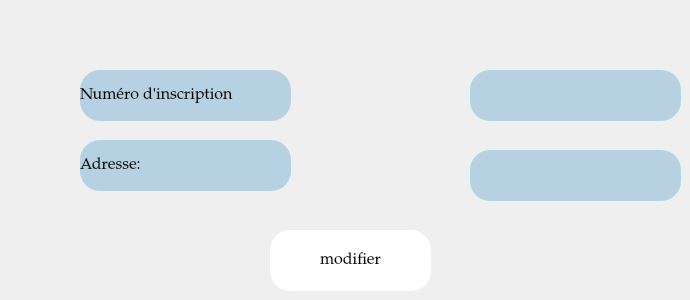
      <widget class="QWidget" name="modifier_adresse">
       <widget class="QLineEdit" name="adresse1">
        <property name="geometry">
         <rect>
          <x>470</x>
          <y>150</y>
          <width>211</width>
          <height>51</height>
         </rect>
        </property>
        <property name="font">
         <font>
          <family>Palatino Linotype</family>
          <pointsize>12</pointsize>
          <weight>50</weight>
          <italic>false</italic>
          <bold>false</bold>
         </font>
        </property>
        <property name="styleSheet">
         <string notr="true">font: 12pt &quot;Palatino Linotype&quot;;
background-color: rgb(182, 209, 226);
border-radius:20px;</string>
        </property>
       </widget>
       <widget class="QPushButton" name="modi_adresse">
        <property name="geometry">
         <rect>
          <x>270</x>
          <y>230</y>
          <width>161</width>
          <height>61</height>
         </rect>
        </property>
        <property name="font">
         <font>
          <family>Palatino Linotype</family>
          <pointsize>12</pointsize>
          <weight>9</weight>
          <italic>false</italic>
          <bold>false</bold>
         </font>
        </property>
        <property name="styleSheet">
         <string notr="true">border-radius:20px;
font: 75 12pt &quot;Palatino Linotype&quot;;
background-color: rgb(255, 255, 255);
color: rgb(0, 0, 0);</string>
        </property>
        <property name="text">
         <string>modifier</string>
        </property>
       </widget>
       <widget class="QLabel" name="label_38">
        <property name="geometry">
         <rect>
          <x>80</x>
          <y>70</y>
          <width>211</width>
          <height>51</height>
         </rect>
        </property>
        <property name="font">
         <font>
          <family>Palatino Linotype</family>
          <pointsize>12</pointsize>
          <weight>50</weight>
          <italic>false</italic>
          <bold>false</bold>
         </font>
        </property>
        <property name="styleSheet">
         <string notr="true">font: 12pt &quot;Palatino Linotype&quot;;
background-color: rgb(182, 209, 226);
border-radius:20px;</string>
        </property>
        <property name="text">
         <string>Numéro d'inscription</string>
        </property>
       </widget>
       <widget class="QLineEdit" name="inscri10">
        <property name="geometry">
         <rect>
          <x>470</x>
          <y>70</y>
          <width>211</width>
          <height>51</height>
         </rect>
        </property>
        <property name="font">
         <font>
          <family>Palatino Linotype</family>
          <pointsize>12</pointsize>
          <weight>50</weight>
          <italic>false</italic>
          <bold>false</bold>
         </font>
        </property>
        <property name="styleSheet">
         <string notr="true">font: 12pt &quot;Palatino Linotype&quot;;
background-color: rgb(182, 209, 226);
border-radius:20px;</string>
        </property>
       </widget>
       <widget class="QLabel" name="label_47">
        <property name="geometry">
         <rect>
          <x>80</x>
          <y>140</y>
          <width>211</width>
          <height>51</height>
         </rect>
        </property>
        <property name="font">
         <font>
          <family>Palatino Linotype</family>
          <pointsize>12</pointsize>
          <weight>50</weight>
          <italic>false</italic>
          <bold>false</bold>
         </font>
        </property>
        <property name="styleSheet">
         <string notr="true">font: 12pt &quot;Palatino Linotype&quot;;
background-color: rgb(182, 209, 226);
border-radius:20px;</string>
        </property>
        <property name="text">
         <string>Adresse:</string>
        </property>
       </widget>
      </widget>
